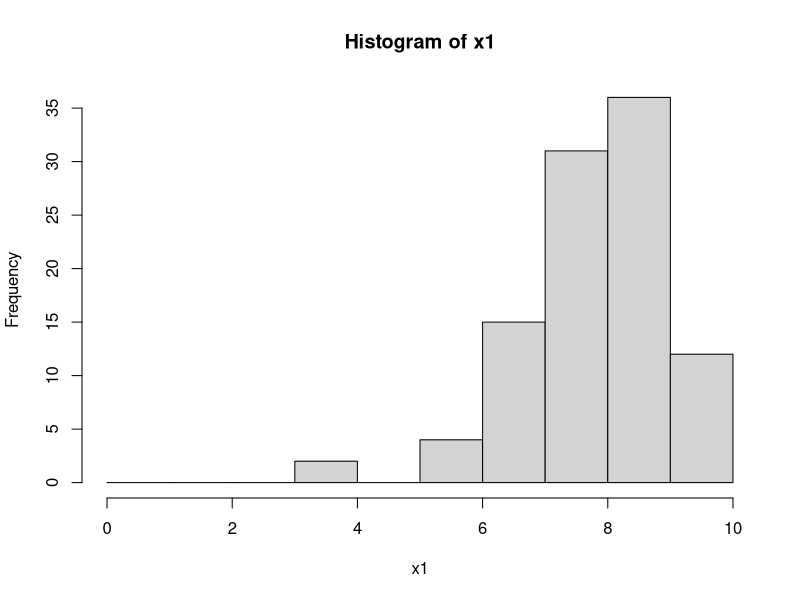
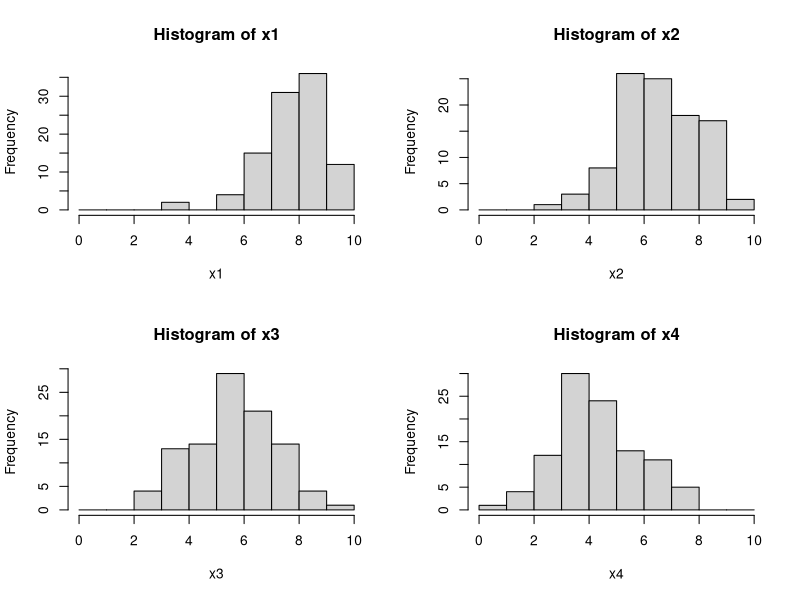
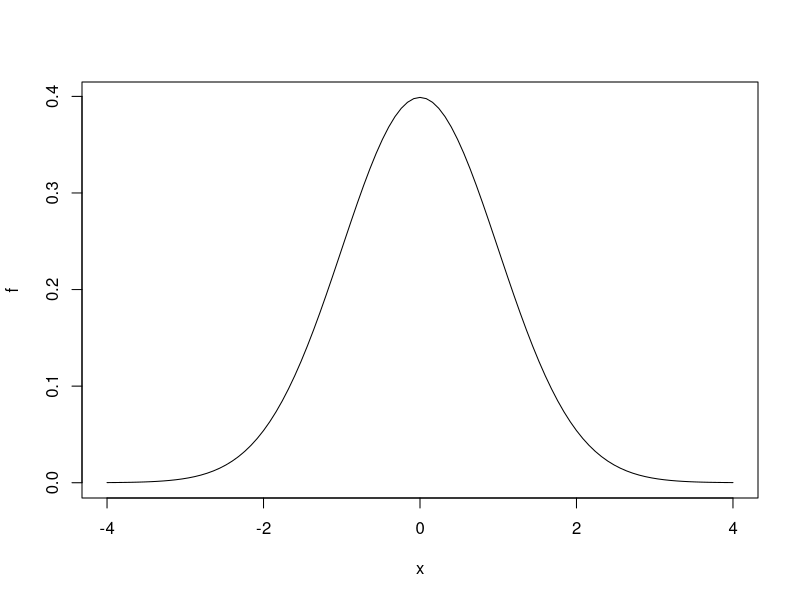

Source code (R) for these figures, in order: (Note: this script raises an error after producing the figures.)
1+2

rbinom(n=5, size=10, prob=0.7)
x1 <- rbinom(n = 100,
             size=10,
             prob = 0.8)
x1
hist(x1, breaks=0:10)

x2 <- rbinom(n = 100,
             size=10,
             prob = 0.7)
x3 <- rbinom(n = 100,
             size=10,
             prob = 0.6)
x4 <- rbinom(n = 100,
             size=10,
             prob = 0.5)
par(mfrow=c(2,2))
hist(x1, breaks=0:10)
hist(x2, breaks=0:10)
hist(x3, breaks=0:10)
hist(x4, breaks=0:10)

mu <- 0
sigma <- 1
f <- function(x){
  (1/sqrt(2*pi)*sigma)*exp(-(x-mu)^2/(2*sigma^2))
}
par(mfrow=c(1,1))
plot(f,-4,4)

N <- 1000000
x <- rnorm(N)
par(mfrow=c(2,2))
hist(x,breaks=(0:20)/2-5)
hist(x,breaks=(0:40)/4-5)
hist(x,breaks=(0:80)/8-5)
hist(x,breaks=(0:160)/16-5)

f <- function(p){30*p^4*(1-p)}
plot(f,0,1)

n <- 10000
alpha <- 3
beta <- 4
x<-rbeta(n = n, shape1 = alpha, shape2 = beta)
f <- function(x){x^(alpha-1)*(1-x)^(beta-1)*n*0.05/beta(alpha, beta)}
hist(x)
plot(f,0,1, add=TRUE)

alpha <- 2
beta <- 5
x<-rbeta(n = n, shape1 = alpha, shape2 = beta)
f <- function(x){x^(alpha-1)*(1-x)^(beta-1)*n*0.05/beta(alpha, beta)}
hist(x)
plot(f,0,1, add=TRUE)

alpha <- 1
beta <- 6
x<-rbeta(n = n, shape1 = alpha, shape2 = beta)
f <- function(x){x^(alpha-1)*(1-x)^(beta-1)*n*0.05/beta(alpha, beta)}
hist(x)
plot(f,0,1, add=TRUE)

alpha <- 4
beta <- 3
x<-rbeta(n = n, shape1 = alpha, shape2 = beta)
f <- function(x){x^(alpha-1)*(1-x)^(beta-1)*n*0.05/beta(alpha, beta)}
hist(x)
plot(f,0,1, add=TRUE)
